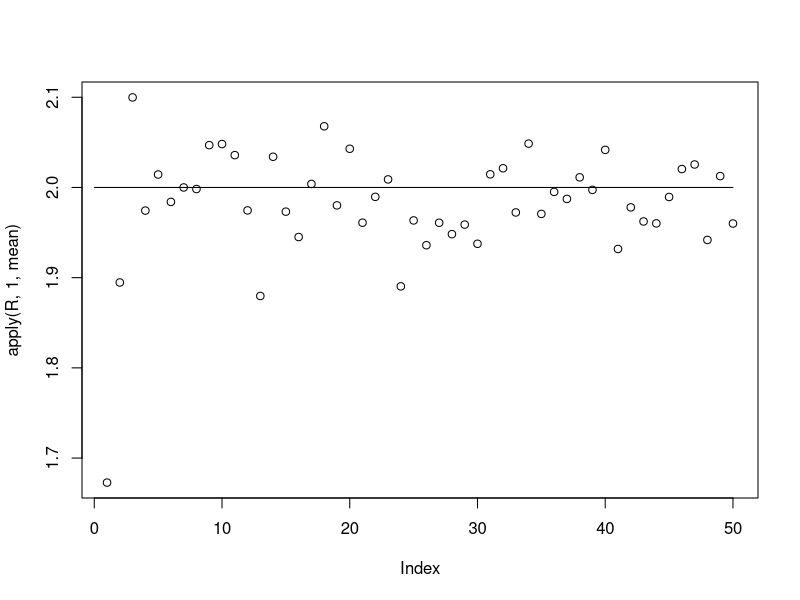
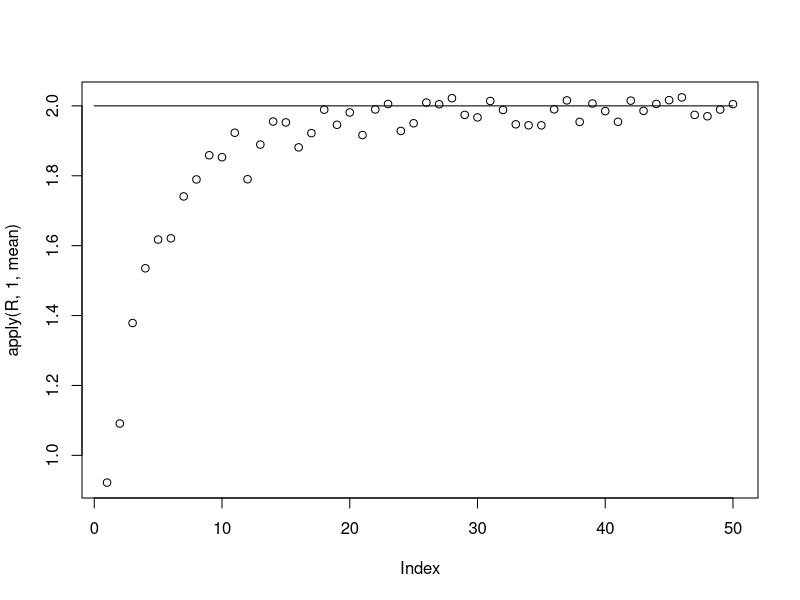

The R source for these figures, in order:
Nrep <- 1e2
R <- matrix(NA,50,Nrep)
f <- function(x,theta){
  sum(-dexp(x,rate=1/theta,log=T))
}

for (k in 1:50){
  for (i in 1:Nrep){
    x <- rexp(k,rate = 1/2)
    R[k,i] <- optimize(f=f,x=x,interval=c(0,5))$minimum
  }
}  
plot(apply(R,1,mean))
lines(c(0,50),c(2,2))


Nrep <- 1e3
R <- matrix(NA,50,Nrep)
f <- function(x,theta){
  sum(-dnbinom(x = x,size = 1, mu = theta,log=T))
}
for (k in 1:50){
  for (i in 1:Nrep){
    x <- rnbinom(n = k,size = .1 ,mu = 2)
    R[k,i] <- optimize(f=f,x=x,interval=c(0,5))$minimum
  }
}  
plot(apply(R,1,mean))
lines(c(0,50),c(2,2))